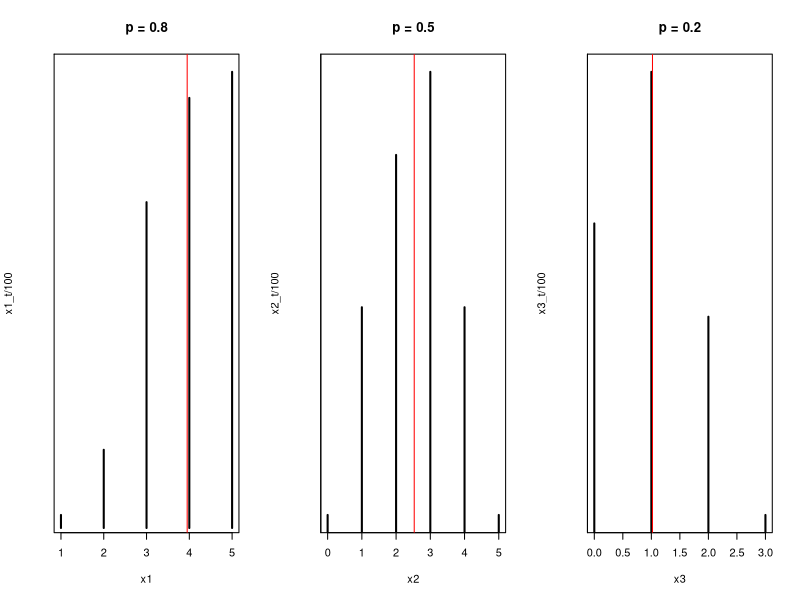

This figure's R source:
#Consider 3 binomial distributions with n = 5 and p = 0.8,0.5 and 0.2
# Draw a random sample of size 100 from each of three distribution and plot the graph
par(mfrow = c(1,3))
n = 5
p_1 = .8
p_2 = .5
p_3 = .2

# Drawing Emirical graph for p = .8
x_1 = rbinom(100,n,p_1)
x1_t = table(x_1)
x1 = sort(unique(x_1))
plot(x1,x1_t/100, "h", main = "p = 0.8" , lwd = 2)
abline(v = mean(x_1), col = "red")

# Drawing Emirical graph for p = .5
x_2 = rbinom(100,n,p_2)
x2_t = table(x_2)
x2 = sort(unique(x_2))
plot(x2,x2_t/100, "h", main = "p = 0.5" , lwd = 2)
abline(v = mean(x_2), col = "red")

# Drawing Emirical graph for p = .2
x_3 = rbinom(100,n,p_3)
x3_t = table(x_3)
x3 = sort(unique(x_3))
plot(x3,x3_t/100, "h", main = "p = 0.2" , lwd = 2)
abline(v = mean(x_3), col = "red")

x_1;x_2;x_3
